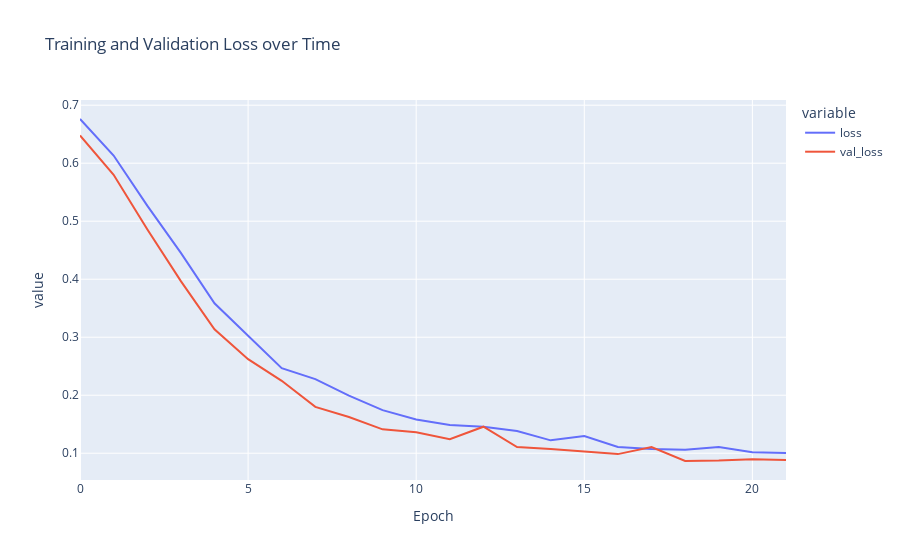

Source (notebook cell):
### Markdown cell above
### Plotting

### Code cell
fig = px.line(history.history,
             y=['loss', 'val_loss'],
             labels={'index':'Epoch'},
             title='Training and Validation Loss over Time')

fig.show()

### Figure 1 — Plotly figure (JSON) as saved in the notebook; plotly's stock layout.template omitted (floating-point values rounded to 4 significant figures)
{"data": [{"hovertemplate": "variable=loss<br>Epoch=%{x}<br>value=%{y}<extra></extra>", "legendgroup": "loss", "line": {"color": "#636efa", "dash": "solid"}, "marker": {"symbol": "circle"}, "mode": "lines", "name": "loss", "orientation": "v", "showlegend": true, "type": "scatter", "x": [0, 1, 2, 3, 4, 5, 6, 7, 8, 9, 10, 11, 12, 13, 14, 15, 16, 17, 18, 19, 20, 21], "xaxis": "x", "y": [0.6762, 0.6132, 0.5269, 0.4453, 0.3586, 0.3032, 0.2466, 0.2278, 0.1993, 0.1743, 0.1582, 0.1487, 0.1455, 0.1383, 0.1222, 0.1295, 0.1108, 0.1071, 0.1061, 0.1107, 0.1017, 0.1005], "yaxis": "y"}, {"hovertemplate": "variable=val_loss<br>Epoch=%{x}<br>value=%{y}<extra></extra>", "legendgroup": "val_loss", "line": {"color": "#EF553B", "dash": "solid"}, "marker": {"symbol": "circle"}, "mode": "lines", "name": "val_loss", "orientation": "v", "showlegend": true, "type": "scatter", "x": [0, 1, 2, 3, 4, 5, 6, 7, 8, 9, 10, 11, 12, 13, 14, 15, 16, 17, 18, 19, 20, 21], "xaxis": "x", "y": [0.6478, 0.58, 0.4863, 0.3966, 0.3136, 0.2621, 0.2248, 0.1799, 0.1624, 0.1412, 0.136, 0.1242, 0.1457, 0.1107, 0.1071, 0.103, 0.09846, 0.1106, 0.08658, 0.08724, 0.08963, 0.0883], "yaxis": "y"}], "layout": {"legend": {"title": {"text": "variable"}, "tracegroupgap": 0}, "title": {"text": "Training and Validation Loss over Time"}, "xaxis": {"anchor": "y", "domain": [0, 1], "title": {"text": "Epoch"}}, "yaxis": {"anchor": "x", "domain": [0, 1], "title": {"text": "value"}}}}
